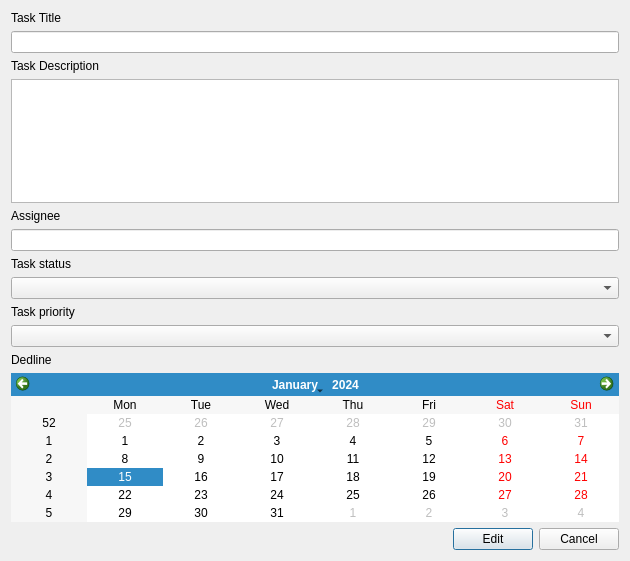
<?xml version="1.0" encoding="UTF-8"?>
<ui version="4.0">
 <class>Task</class>
 <widget class="QDialog" name="Task">
  <property name="geometry">
   <rect>
    <x>0</x>
    <y>0</y>
    <width>630</width>
    <height>561</height>
   </rect>
  </property>
  <property name="windowTitle">
   <string>Dialog</string>
  </property>
  <layout class="QVBoxLayout" name="verticalLayout">
   <item>
    <widget class="QLabel" name="label">
     <property name="text">
      <string>Task Title</string>
     </property>
    </widget>
   </item>
   <item>
    <widget class="QLineEdit" name="lineEdit"/>
   </item>
   <item>
    <widget class="QLabel" name="label_2">
     <property name="text">
      <string>Task Description</string>
     </property>
    </widget>
   </item>
   <item>
    <widget class="QTextEdit" name="textEdit"/>
   </item>
   <item>
    <widget class="QLabel" name="label_3">
     <property name="text">
      <string>Assignee</string>
     </property>
    </widget>
   </item>
   <item>
    <widget class="QLineEdit" name="lineEdit_2"/>
   </item>
   <item>
    <widget class="QLabel" name="label_4">
     <property name="text">
      <string>Task status</string>
     </property>
    </widget>
   </item>
   <item>
    <widget class="QComboBox" name="comboBox"/>
   </item>
   <item>
    <widget class="QLabel" name="label_5">
     <property name="text">
      <string>Task priority</string>
     </property>
    </widget>
   </item>
   <item>
    <widget class="QComboBox" name="comboBox_2"/>
   </item>
   <item>
    <widget class="QLabel" name="label_6">
     <property name="text">
      <string>Dedline</string>
     </property>
    </widget>
   </item>
   <item>
    <widget class="QCalendarWidget" name="calendarWidget"/>
   </item>
   <item>
    <layout class="QHBoxLayout" name="horizontalLayout">
     <item>
      <spacer name="horizontalSpacer">
       <property name="orientation">
        <enum>Qt::Horizontal</enum>
       </property>
       <property name="sizeHint" stdset="0">
        <size>
         <width>40</width>
         <height>20</height>
        </size>
       </property>
      </spacer>
     </item>
     <item>
      <widget class="QPushButton" name="pushButton">
       <property name="text">
        <string>Edit</string>
       </property>
      </widget>
     </item>
     <item>
      <widget class="QPushButton" name="pushButton_2">
       <property name="text">
        <string>Cancel</string>
       </property>
      </widget>
     </item>
    </layout>
   </item>
  </layout>
 </widget>
 <resources/>
 <connections/>
</ui>
